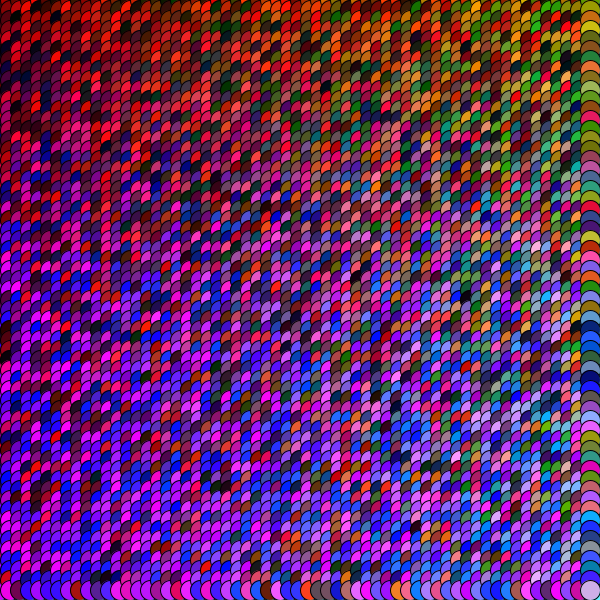
Frame 1 (no input)
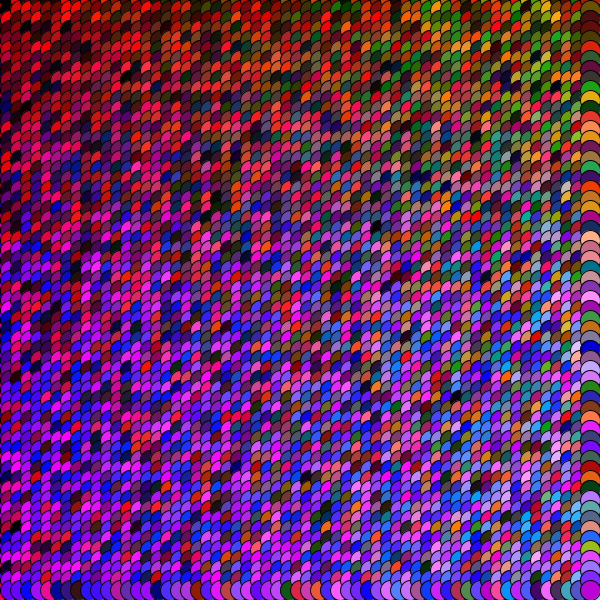
Frame 60 (the mouse pressed at the canvas centre just before this capture)
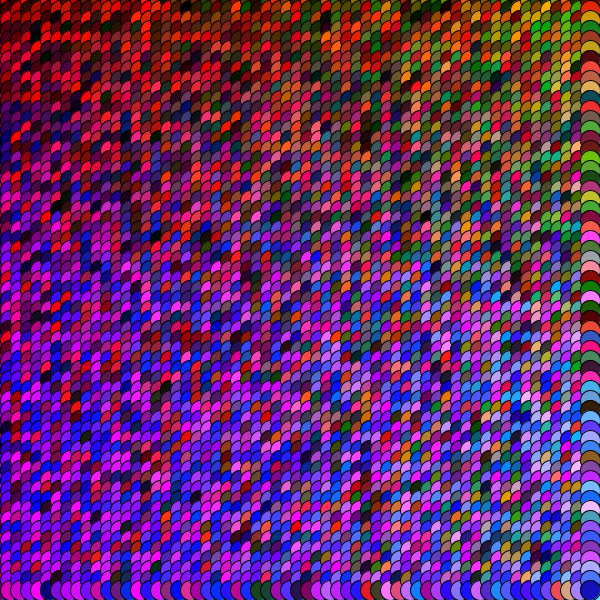
Frame 120 (the mouse held since frame 60 and released just before this capture)

The Processing sketch that drew these frames (run headless with seeded random() and noise(); from frame 60 on, the mouse is pressed at the canvas centre):

// Processing sketch: processing_159303
// ── processing_159303.pde

void setup() {
  size(600, 600);
  colorMode (RGB);
} 
void draw() {
  background (103, 238, 255);
  for (float a= 0; a < width; a=a+10) {
    for (float b =0; b<height; b=b+10) {
      fill(random (255), random (a/3) , random (b));
      ellipse(a, b, 20, 20);
    }
  }
}
